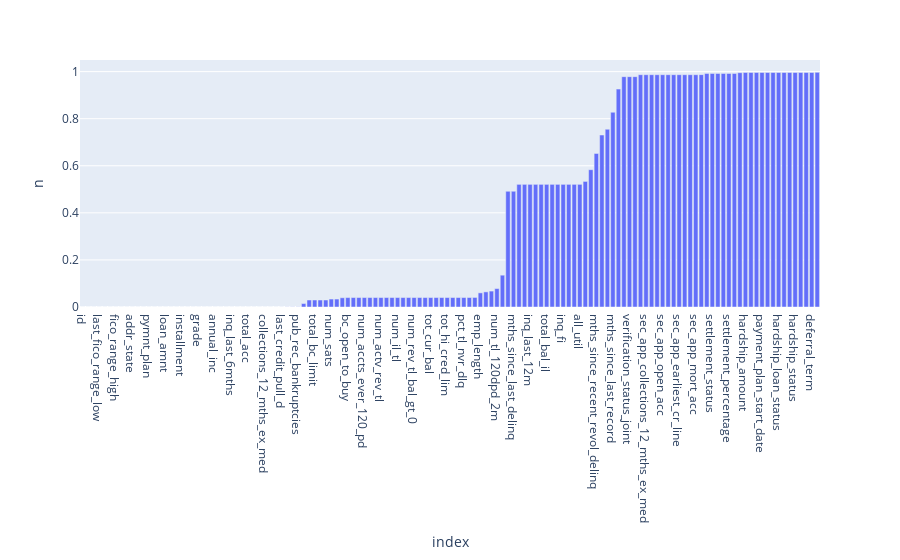

The notebook cell this image was saved under:
### Code cell
px.bar(na_values, "index", "n")

### Figure 1 — Plotly figure (JSON) as saved in the notebook; plotly's stock layout.template omitted (floating-point values rounded to 4 significant figures; data arrays with more than 128 entries replaced by an {"elided": "..."} marker saying what was removed)
{"data": [{"hovertemplate": "index=%{x}<br>n=%{y}<extra></extra>", "legendgroup": "", "marker": {"color": "#636efa", "pattern": {"shape": ""}}, "name": "", "orientation": "v", "showlegend": false, "textposition": "auto", "type": "bar", "x": {"elided": "134 str values"}, "xaxis": "x", "y": {"elided": "134 float values"}, "yaxis": "y"}], "layout": {"barmode": "relative", "legend": {"tracegroupgap": 0}, "margin": {"t": 60}, "xaxis": {"anchor": "y", "domain": [0, 1], "title": {"text": "index"}}, "yaxis": {"anchor": "x", "domain": [0, 1], "title": {"text": "n"}}}}
